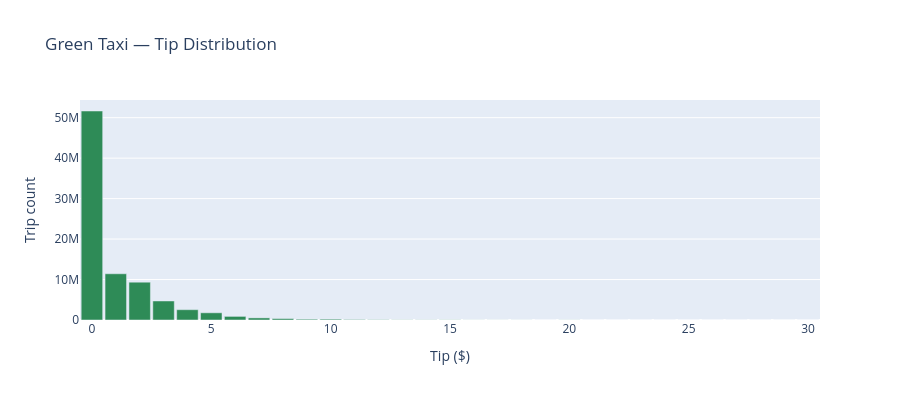

The notebook cell saved with this chart:
### Code cell
plot_histogram(con, """
    SELECT floor(tip_amount / 1) * 1 AS bin_start, count(*) AS count
    FROM green_trips
    WHERE tip_amount BETWEEN 0 AND 30
    GROUP BY bin_start ORDER BY bin_start
""", "Tip ($)", "Green Taxi — Tip Distribution", color="seagreen")

### Figure 1 — Plotly figure (JSON) as saved in the notebook; plotly's stock layout.template omitted (floating-point values rounded to 4 significant figures)
{"data": [{"marker": {"color": "seagreen"}, "type": "bar", "width": 0.9, "x": [0.0, 1.0, 2.0, 3.0, 4.0, 5.0, 6.0, 7.0, 8.0, 9.0, 10.0, 11.0, 12.0, 13.0, 14.0, 15.0, 16.0, 17.0, 18.0, 19.0, 20.0, 21.0, 22.0, 23.0, 24.0, 25.0, 26.0, 27.0, 28.0, 29.0, 30.0], "y": [51651331, 11423798, 9341321, 4700422, 2547900, 1782750, 891830, 519637, 347671, 192508, 208558, 111492, 66201, 37301, 34869, 39495, 14684, 12610, 9658, 6589, 21660, 4029, 4361, 2387, 2509, 6848, 1862, 1702, 1393, 810, 5594]}], "layout": {"height": 400, "title": {"text": "Green Taxi — Tip Distribution"}, "xaxis": {"title": {"text": "Tip ($)"}}, "yaxis": {"title": {"text": "Trip count"}}}}
